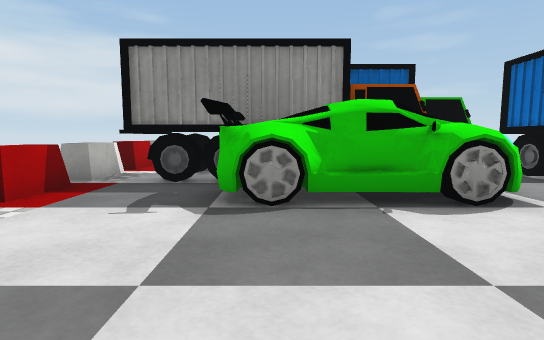
[1] (above)

13 first-person views from a walk through a Unity game level. The camera is 0.42 m above the floor, tilts 6° down and sees 80° across. The floor is counted in squares, 0.5 m on a side. Each view is taken from the middle of a square. On the plan, view 1 faces up. The plan holds only what a view shows up to about 11 squares ahead; the rest is blank. The player character is not drawn. Some surface patterns are stand-ins.

[2]
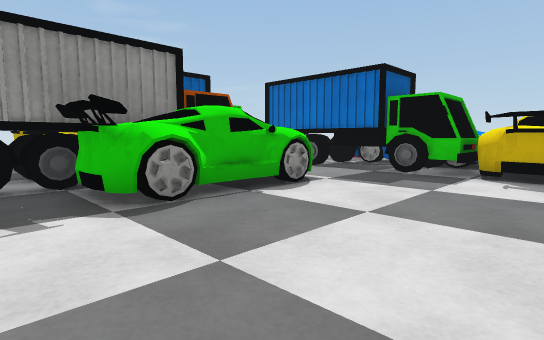

[3]
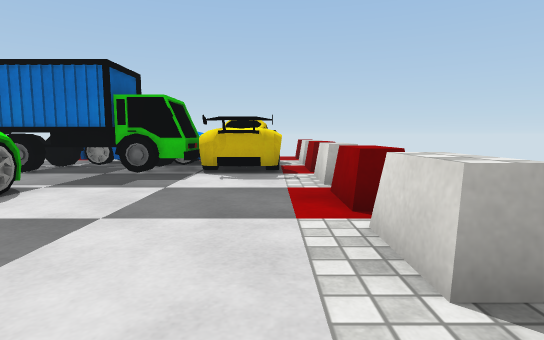

[4]
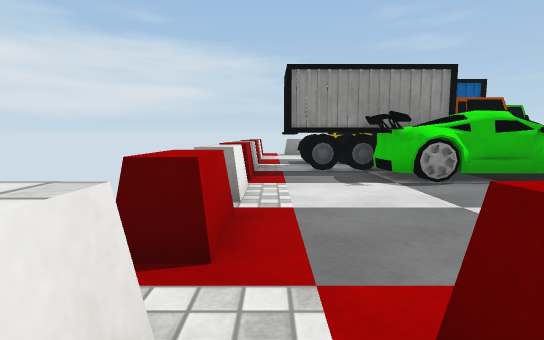

[5]
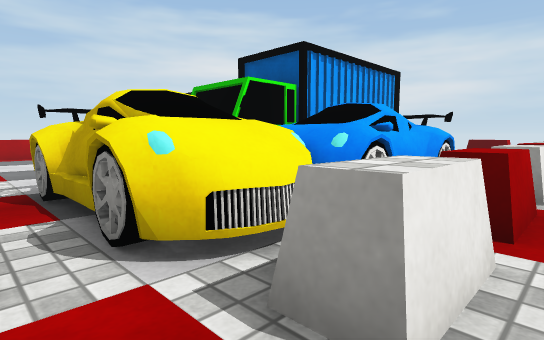

[6]
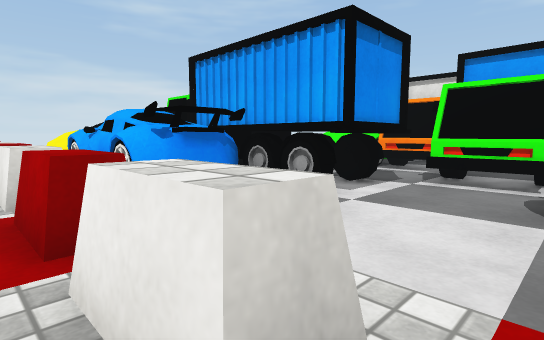

[7]
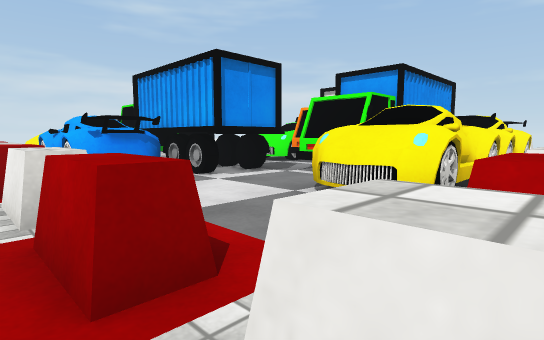

[8]
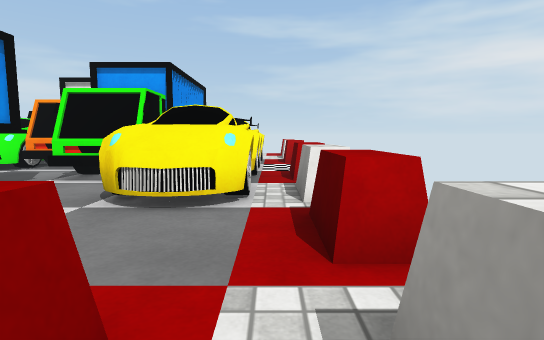

[9]
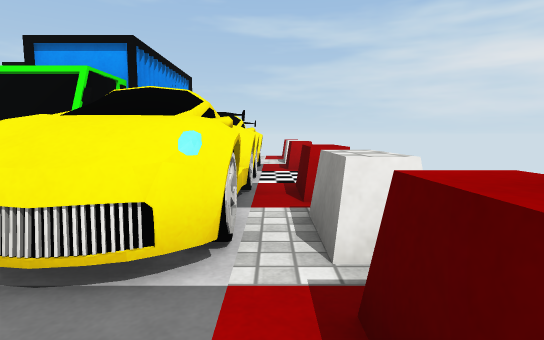

[10]
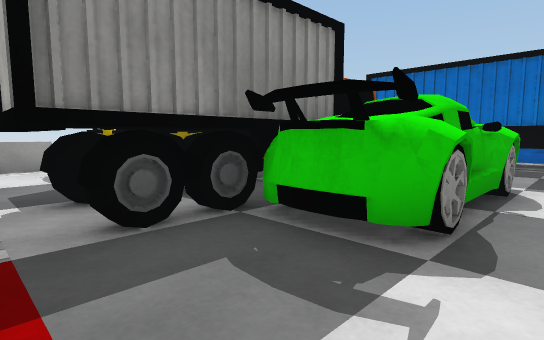

[11]
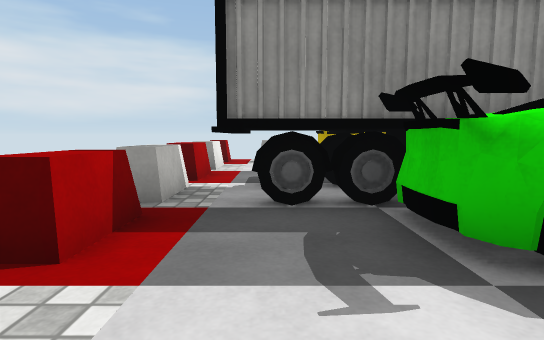

[12]
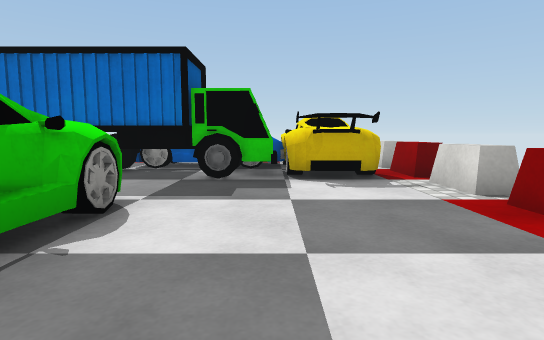

[13]
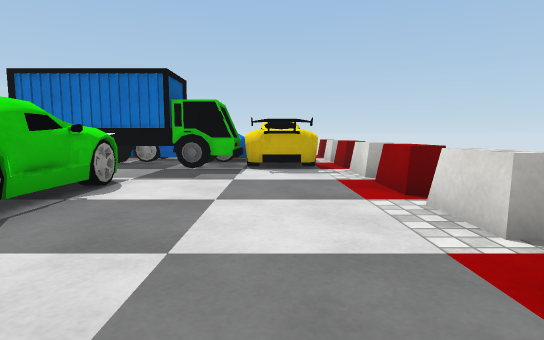

### Floor plan
Key: @ floor where view 1 was taken; # wall or solid block; x gap in a wall; . floor; = window, fence, low wall or low ledge; T truck; O other object.
Columns run from 4 left of view 1 to 11 right of it. Each row starts with its distance up from view 1.
 13 ==== =. =====x=.
 12  .=#OOOOOOOO....
 11 ==.OOOOOOOOO..=.
 10 ==.TTTTTTTOO..x.
  9 ==.T## TTT....=.
  8 =TTT#  TTTTT. x.
  7 =T###T T.T##. =.
  6 =T##TTTT.T##OO=.
  5 =..OOOOO.T#TOO=.
  4 x..OOOOO.T#TOO=.
  3 =........TTTOO=.
  2 x.........TTOO=.
  1 =........OOOOO=.
  0 x...@....OOOOO=.
 -1 =.=x=x=x====== .
 -2  .

Where each view was taken, in squares from view 1:
view 1: 0 up, 0 right, facing up
view 2: 0 up, 2 left, facing up-right
view 3: 0 up, 2 left, facing right
view 4: 2 down, 3 left, facing up
view 5: 1 down, 11 right, facing up-left
view 6: 10 up, 11 right, facing down-left
view 7: 13 up, 11 right, facing down-left
view 8: 12 up, 11 right, facing left
view 9: 12 up, 9 right, facing left
view 10: 3 up, 3 left, facing up-right
view 11: 2 up, 2 left, facing up
view 12: 2 up, 1 left, facing right
view 13: 1 up, 3 left, facing right
